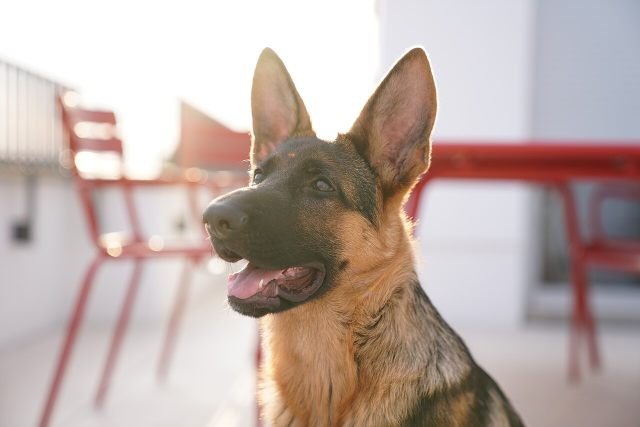
#> input picture d22_photo/dog.jpg, 1280 x 854 px (shown at 1/2 size)
$ python b4_light_test.py
#> lines starting #> are read from the running program, lines starting #| are printed output that depends on the picture
import numpy as np                  # numpy : 숫자표를 한꺼번에 계산하는 도구
from PIL import Image               # Pillow 의 사진 도구 (사진 열기·바꾸기)

# ---- 내가 바꾸는 값 ----
PHOTO = "dog.jpg"
LIGHT = 0.8                         # 빛의 세기 : 1.0 = 원래 사진, 0.5 = 빛이 절반인 어두운 방, 1.3 = 더 밝은 곳
LINE = 120                          # b1 과 같은 밝기 기준
RED_MIN = 150                       # b3 과 같은 빨간 픽셀 조건 ①
OTHER_MAX = 80                      # b3 과 같은 빨간 픽셀 조건 ②
COUNT_LINE = 20                     # b3 과 같은 개수 기준

# 1) 빛을 바꾼 사진 만들기
numbers = np.array(Image.open(PHOTO).convert("RGB")).astype(int)    # 사진의 숫자표 (빨강·초록·파랑)
numbers = numbers * LIGHT                                           # 모든 픽셀의 숫자에 빛의 세기를 곱한다 (0.8 이면 모두 80 %)
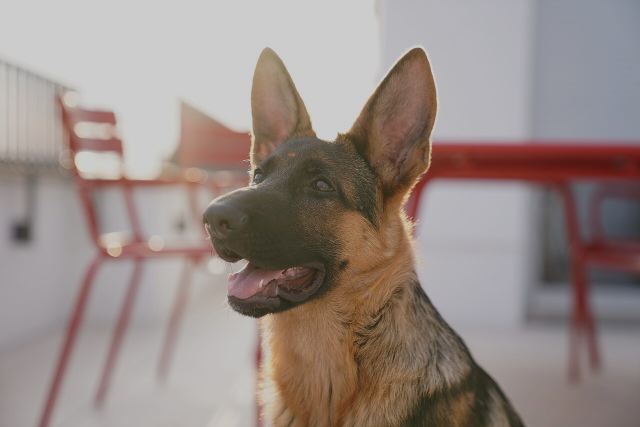
#> numbers: shape (854, 1280, 3) float64 (shown at 1/2 size); mean R, G, B 151.5, 138.4, 133.8
numbers = np.clip(numbers, 0, 255)                                  # 0 ~ 255 밖은 잘라 낸다 (a4 와 같다)
img = Image.fromarray(numbers.astype(np.uint8))                     # 숫자표를 다시 사진으로 되돌린다
img.save("light.jpg")                                               # 빛을 바꾼 사진을 저장한다
print(PHOTO, "빛의 세기", LIGHT, "→ light.jpg 로 저장했다")

# 2) 규칙 1 (b1) : 평균 밝기로 밝은 사진·어두운 사진
average = np.array(img.convert("L")).mean()                         # 모든 픽셀의 평균 밝기
#> average = 141.5
if average > LINE:                                                  # b1 과 같은 규칙 : 기준보다 크면
    print("규칙 1 : 평균 밝기", round(average, 1), "→ 밝은 사진")
#| 규칙 1 : 평균 밝기 141.5 → 밝은 사진
else:                                                               # 그렇지 않으면
    print("규칙 1 : 평균 밝기", round(average, 1), "→ 어두운 사진")

# 3) 규칙 2 (b3) : 빨간 픽셀을 세어 빨간 물체가 있는지
small = img.resize((img.width // 10, img.height // 10))             # 픽셀 10 x 10 개를 한 칸으로 줄인다 (b3 과 같다)
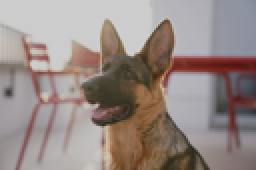
#> small: PIL image 128x85 RGB (shown 2 times larger); mean R, G, B 151.2, 138.1, 133.4
count = 0                                                           # 빨간 픽셀 개수 : 0 에서 시작한다
for y in range(small.height):                                       # 세로 : 맨 위 줄부터
    for x in range(small.width):                                    # 가로 : 그 줄의 왼쪽 칸부터
        r, g, b = small.getpixel((x, y))                            # 이 픽셀의 빨강·초록·파랑 숫자
        if r > RED_MIN and g < OTHER_MAX and b < OTHER_MAX:         # b3 과 같은 규칙
            count = count + 1                                       # 개수를 하나 늘린다
#> after the loop, count = 0
if count > COUNT_LINE:                                              # 판단 : 기준 개수보다 많으면
    print("규칙 2 : 빨간 픽셀", count, "개 → 빨간 물체가 있다")
else:                                                               # 그렇지 않으면
    print("규칙 2 : 빨간 픽셀", count, "개 → 빨간 물체가 없다")
#| 규칙 2 : 빨간 픽셀 0 개 → 빨간 물체가 없다

$ run again, with d22_photo/cat.jpg copied over d22_photo/dog.jpg
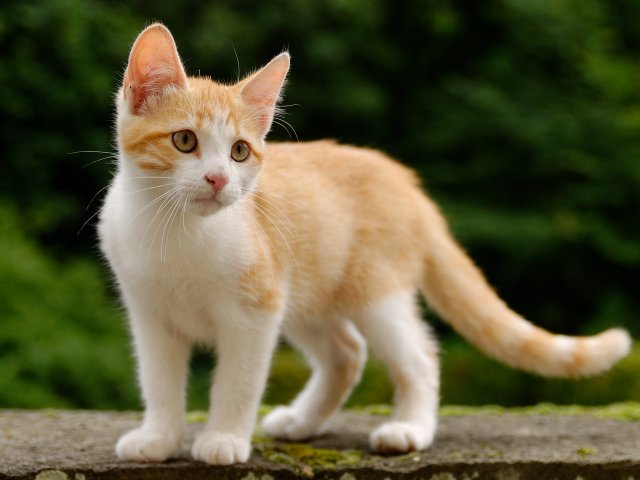
#> input picture d22_photo/cat.jpg, 1280 x 960 px (shown at 1/2 size)
#> `numbers = numbers * LIGHT`:
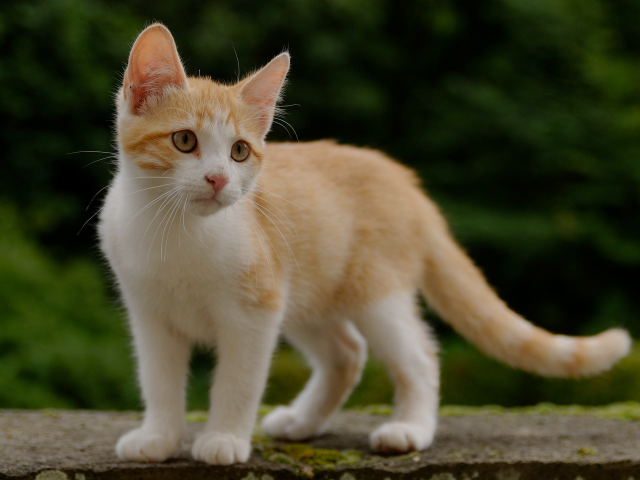
#> numbers: shape (960, 1280, 3) float64 (shown at 1/2 size); mean R, G, B 74.2, 71.5, 46.3
#> average = 69.06
#| 규칙 1 : 평균 밝기 69.1 → 어두운 사진
#> `small = img.resize((img.width // 10, img.height // 10))`:
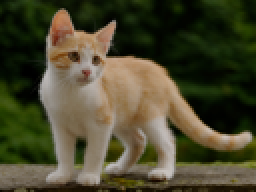
#> small: PIL image 128x96 RGB (shown 2 times larger); mean R, G, B 73.8, 71.1, 45.9
#> after the loop `for y in range(small.height):`: count = 1
#| 규칙 2 : 빨간 픽셀 1 개 → 빨간 물체가 없다

$ run again, with d22_photo/desk.jpg copied over d22_photo/dog.jpg
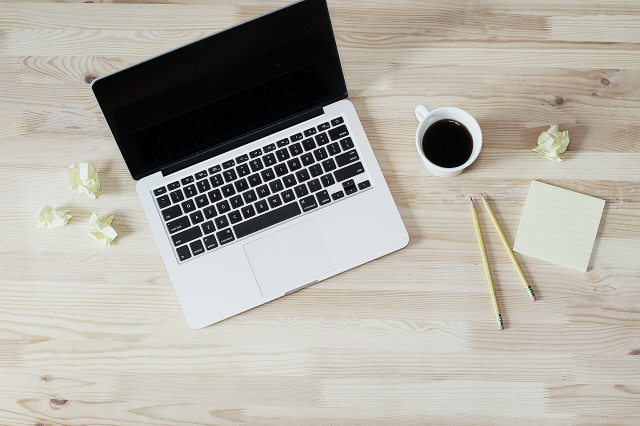
#> input picture d22_photo/desk.jpg, 1280 x 851 px (shown at 1/2 size)
#> `numbers = numbers * LIGHT`:
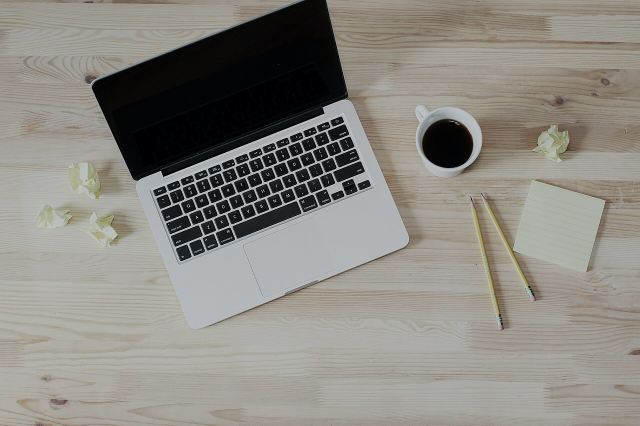
#> numbers: shape (851, 1280, 3) float64 (shown at 1/2 size); mean R, G, B 139.5, 136.9, 130
#> average = 136.5
#| 규칙 1 : 평균 밝기 136.5 → 밝은 사진
#> `small = img.resize((img.width // 10, img.height // 10))`:
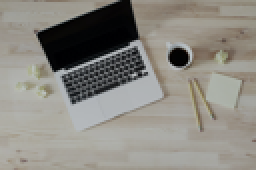
#> small: PIL image 128x85 RGB (shown 2 times larger); mean R, G, B 139.2, 136.6, 129.6
#> after the loop `for y in range(small.height):`: count = 0
#| 규칙 2 : 빨간 픽셀 0 개 → 빨간 물체가 없다

$ run again, with d22_photo/drone.jpg copied over d22_photo/dog.jpg
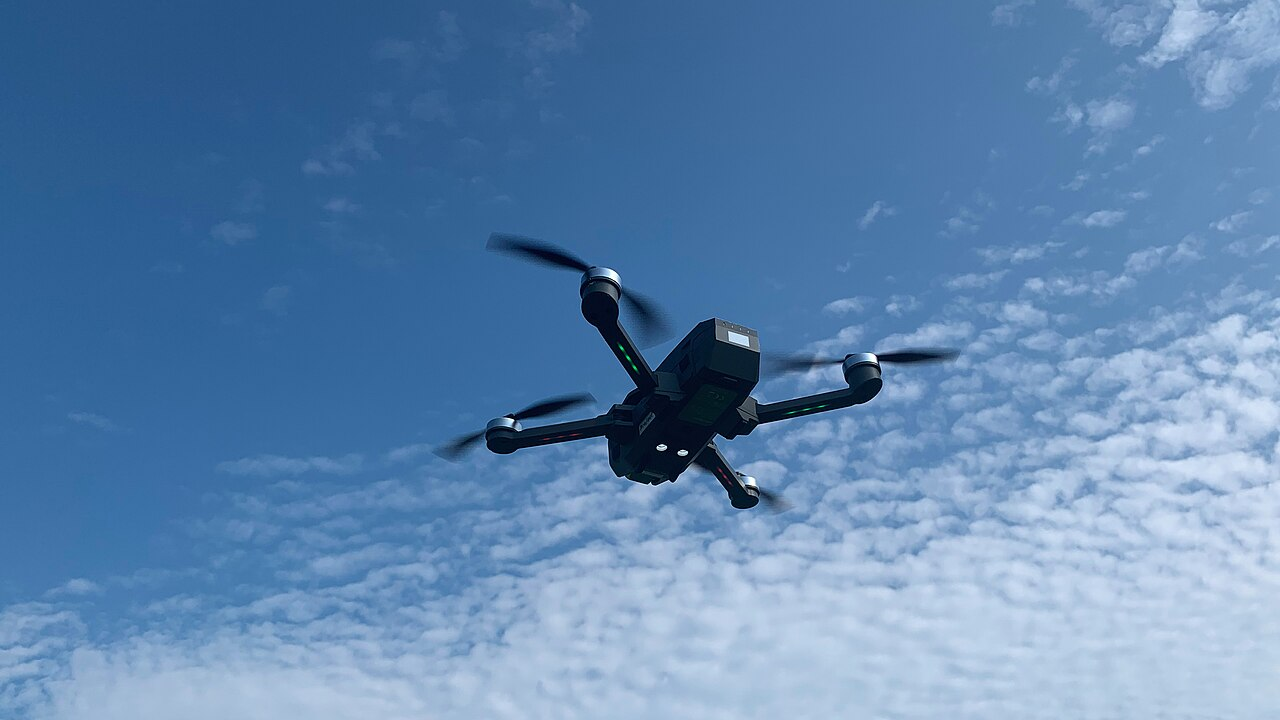
#> input picture d22_photo/drone.jpg, 1280 x 720 px
#> `numbers = numbers * LIGHT`:
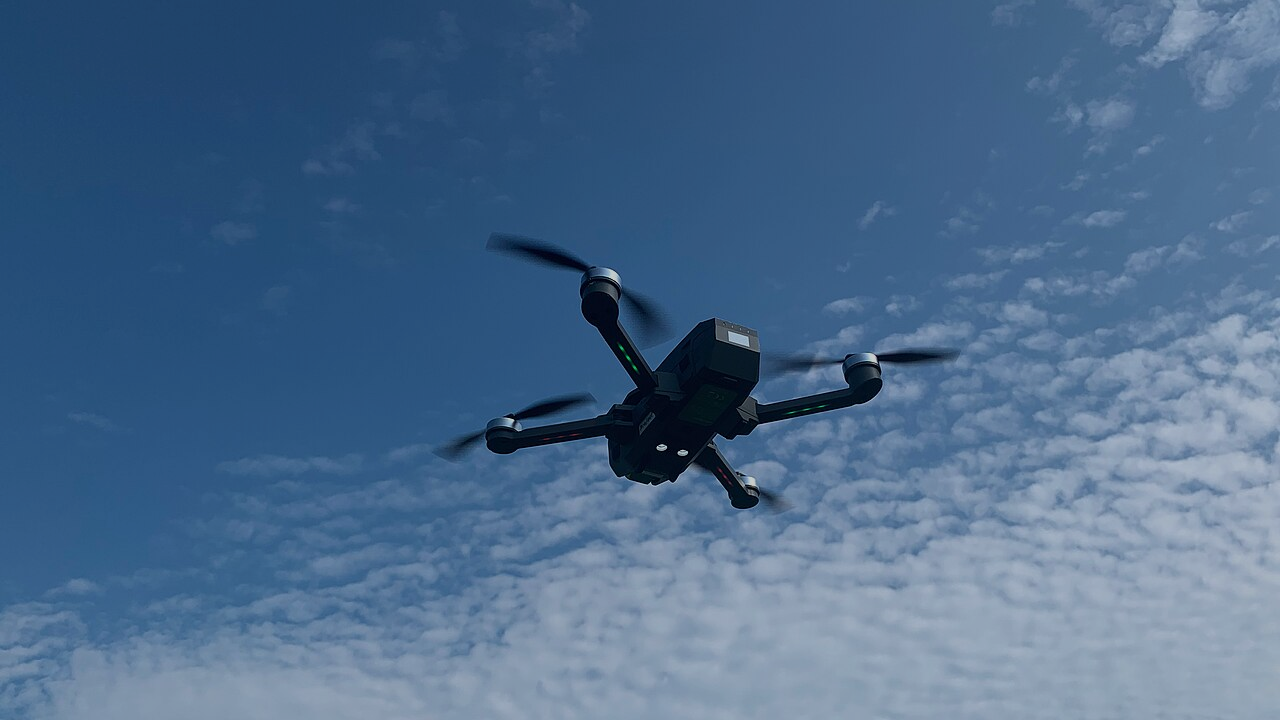
#> numbers: shape (720, 1280, 3) float64; mean R, G, B 75.6, 106.3, 139.9
#> average = 100.6
#| 규칙 1 : 평균 밝기 100.6 → 어두운 사진
#> after the loop `for y in range(small.height):`: count = 0
#| 규칙 2 : 빨간 픽셀 0 개 → 빨간 물체가 없다
